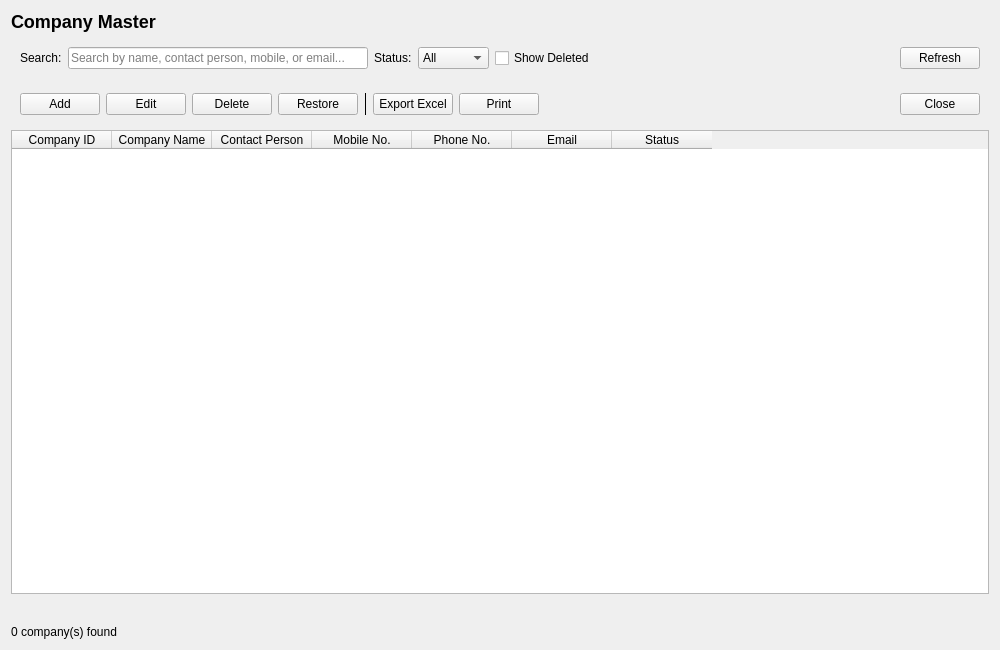
<?xml version="1.0" encoding="UTF-8"?>
<ui version="4.0">
 <class>CompanyListWidget</class>
 <widget class="QWidget" name="CompanyListWidget">
  <property name="geometry">
   <rect><x>0</x><y>0</y><width>1000</width><height>650</height></rect>
  </property>
  <property name="windowTitle"><string>Company Master</string></property>
  <layout class="QVBoxLayout" name="verticalLayout_root">

   <item><widget class="QLabel" name="lblTitle">
     <property name="text"><string>Company Master</string></property>
     <property name="styleSheet"><string notr="true">font-size: 18px; font-weight: 600;</string></property>
   </widget></item>

   <item><widget class="QFrame" name="frameFilters">
    <layout class="QHBoxLayout" name="horizontalLayout_filters">
     <item><widget class="QLabel" name="lblSearch"><property name="text"><string>Search:</string></property></widget></item>
     <item><widget class="QLineEdit" name="txtSearch">
       <property name="placeholderText"><string>Search by name, contact person, mobile, or email...</string></property>
     </widget></item>
     <item><widget class="QLabel" name="lblStatusFilter"><property name="text"><string>Status:</string></property></widget></item>
     <item><widget class="QComboBox" name="cmbStatusFilter">
       <item><property name="text"><string>All</string></property></item>
       <item><property name="text"><string>Active</string></property></item>
       <item><property name="text"><string>Inactive</string></property></item>
     </widget></item>
     <item><widget class="QCheckBox" name="chkShowDeleted"><property name="text"><string>Show Deleted</string></property></widget></item>
     <item><spacer name="horizontalSpacer_filters">
       <property name="orientation"><enum>Qt::Horizontal</enum></property>
       <property name="sizeHint" stdset="0"><size><width>40</width><height>20</height></size></property>
     </spacer></item>
     <item><widget class="QPushButton" name="btnRefresh"><property name="text"><string>Refresh</string></property></widget></item>
    </layout>
   </widget></item>

   <item><widget class="QFrame" name="frameActions">
    <layout class="QHBoxLayout" name="horizontalLayout_actions">
     <item><widget class="QPushButton" name="btnAdd"><property name="text"><string>Add</string></property></widget></item>
     <item><widget class="QPushButton" name="btnEdit"><property name="text"><string>Edit</string></property></widget></item>
     <item><widget class="QPushButton" name="btnDelete"><property name="text"><string>Delete</string></property></widget></item>
     <item><widget class="QPushButton" name="btnRestore"><property name="text"><string>Restore</string></property></widget></item>
     <item><widget class="QFrame" name="lineActionsSep"><property name="frameShape"><enum>QFrame::VLine</enum></property></widget></item>
     <item><widget class="QPushButton" name="btnExport"><property name="text"><string>Export Excel</string></property></widget></item>
     <item><widget class="QPushButton" name="btnPrint"><property name="text"><string>Print</string></property></widget></item>
     <item><spacer name="horizontalSpacer_actions">
       <property name="orientation"><enum>Qt::Horizontal</enum></property>
       <property name="sizeHint" stdset="0"><size><width>40</width><height>20</height></size></property>
     </spacer></item>
     <item><widget class="QPushButton" name="btnClose"><property name="text"><string>Close</string></property></widget></item>
    </layout>
   </widget></item>

   <item><widget class="QTableWidget" name="tblCompany">
     <property name="sortingEnabled"><bool>true</bool></property>
     <property name="selectionBehavior"><enum>QAbstractItemView::SelectRows</enum></property>
     <property name="selectionMode"><enum>QAbstractItemView::SingleSelection</enum></property>
     <property name="editTriggers"><set>QAbstractItemView::NoEditTriggers</set></property>
     <property name="alternatingRowColors"><bool>true</bool></property>
     <column><property name="text"><string>Company ID</string></property></column>
     <column><property name="text"><string>Company Name</string></property></column>
     <column><property name="text"><string>Contact Person</string></property></column>
     <column><property name="text"><string>Mobile No.</string></property></column>
     <column><property name="text"><string>Phone No.</string></property></column>
     <column><property name="text"><string>Email</string></property></column>
     <column><property name="text"><string>Status</string></property></column>
   </widget></item>

   <item><widget class="QStatusBar" name="statusBar">
     <property name="sizeGripEnabled"><bool>false</bool></property>
   </widget></item>
   <item><widget class="QLabel" name="lblRecordCount">
     <property name="text"><string>0 company(s) found</string></property>
   </widget></item>

  </layout>
 </widget>
 <resources/>
 <connections/>
</ui>
